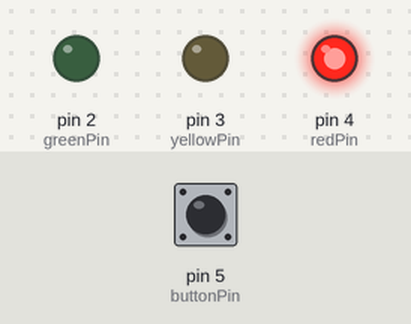
Recording of a sketch running on a simulated Arduino Uno, built with avr-gcc and run on an emulated ATmega328P. Shown: output pins drawn as LEDs (lit = HIGH). Dashed ring = blinking. Inputs (shaded band) come from the test bench; at power-on: pin 5 (buttonPin) HIGH.

Above: at 1.2 s.
1.3 s: pin 5 (buttonPin) pulled LOW for 0.15 s
At 1.9 s:
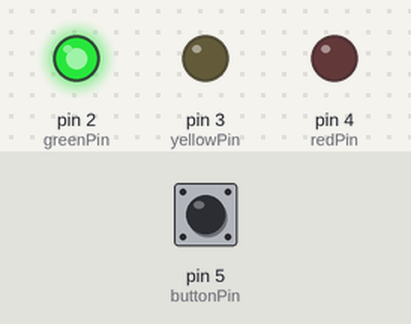
4.4 s: pin 5 (buttonPin) pulled LOW for 1 s
At 6.8 s:
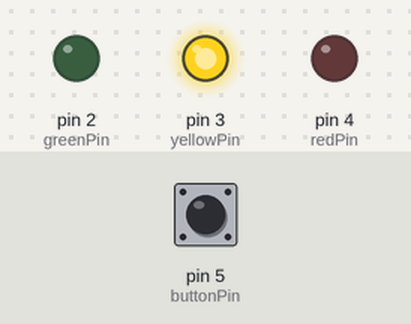
8.4 s: pin 5 (buttonPin) pulled LOW for 3.2 s
At 9.7 s:
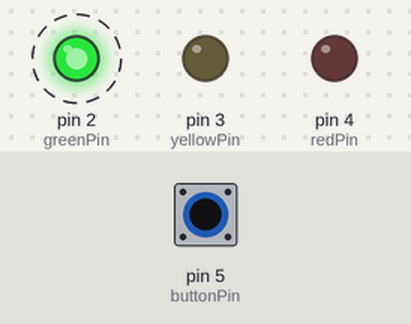
Timing chart, 0 to 14.9 s (numbered marks = the images above; inputs shaded):
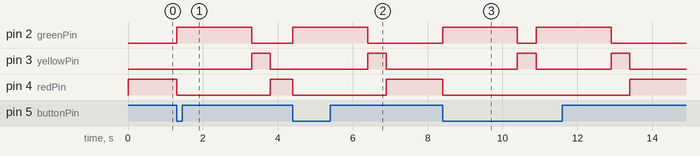

The sketch:

Traffic_Light.ino
```cpp
int redPin = 4;
int yellowPin = 3;
int greenPin = 2;
int buttonPin = 5;
int buttonVal = HIGH;

void setup()
{
  pinMode(greenPin, OUTPUT);
  pinMode(yellowPin, OUTPUT);
  pinMode(redPin, OUTPUT);
  pinMode(buttonPin, INPUT_PULLUP);
}

void loop()
{
  buttonVal = digitalRead(buttonPin);
  if (buttonVal == LOW){
    digitalWrite(redPin, LOW);
    digitalWrite(greenPin, HIGH);
    delay(2000);
    digitalWrite(greenPin, LOW);
    digitalWrite(yellowPin, HIGH);
    delay(500);
    digitalWrite(yellowPin, LOW);
  }
  digitalWrite(redPin, HIGH);
  digitalWrite(yellowPin, LOW);
  digitalWrite(greenPin, LOW);
}
```

Measured:
- after the input at 1.3 s, pin 2 (greenPin): LOW → HIGH at once, → LOW 2.0 s later; pin 3 (yellowPin): LOW → HIGH after 2.0 s, → LOW 0.50 s later; pin 4 (redPin): HIGH → LOW at once, → HIGH 2.5 s later
- after the input at 4.4 s, pin 2 (greenPin): LOW → HIGH at once, → LOW 2.0 s later; pin 3 (yellowPin): LOW → HIGH after 2.0 s, → LOW 0.50 s later; pin 4 (redPin): HIGH → LOW at once, → HIGH 2.5 s later
- after the input at 8.4 s, pin 2 (greenPin): alternates HIGH for 2.0 s and LOW for 0.50 s, 4 changes in all, then stays LOW, starting at once; pin 3 (yellowPin): alternates HIGH for 0.50 s and LOW for 2.0 s, 4 changes in all, then stays LOW, starting after 2.0 s; pin 4 (redPin): HIGH → LOW at once, → HIGH 5.0 s later
